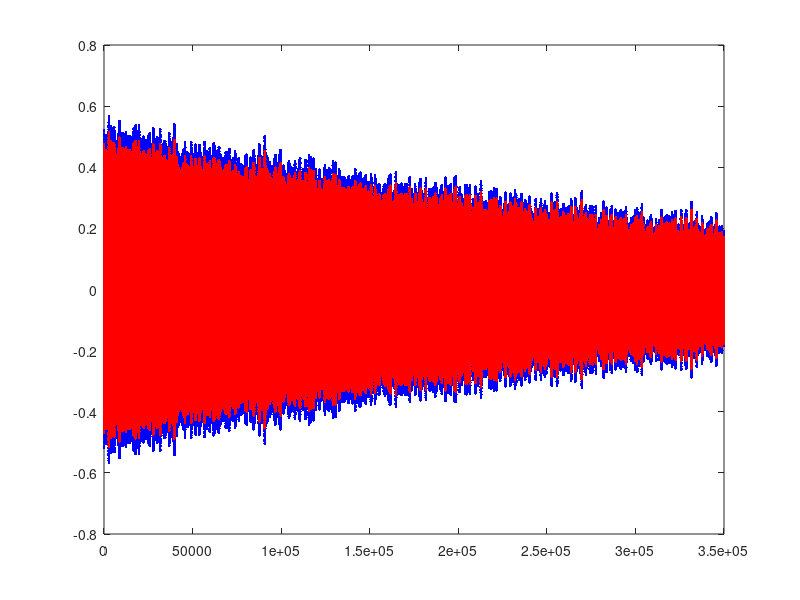
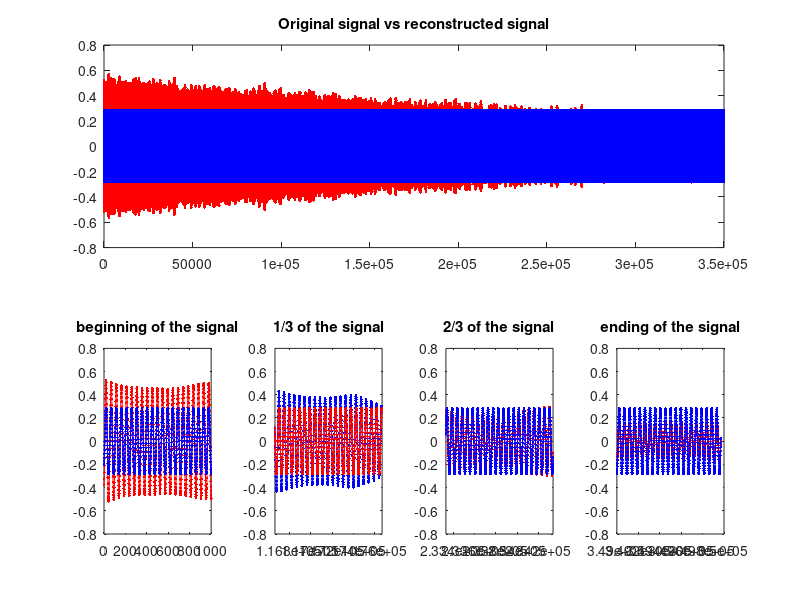

Write MATLAB code to recreate these figures, in order.
% algorythm that was designed by Detlef Amberg (see below)
% https://www.mathworks.com/matlabcentral/fileexchange/50756-fit-a-damped-sine-wave
clear
% this is your signal
load data_part.mat
% make it even number of samples
sig=sig(1:end-1);

%% ========================================================================
% A - Compute Analytic signal from measured signal
% =========================================================================
xx=zeros(1,10);
sigiq=zeros(size(sig));
a0=2/(pi*(0+1));
a2=2/(pi*(2+1));
a4=2/(pi*(4+1));
n=length(sig);

for(k=1:n)
    %calc anlytic signal, 10th order FIR
    xx(1) = sig(k);
    sigiq(k)= xx(5)+ ...
        j*((xx(1)-xx(10))*a0+(xx(2)-xx(8))*a2+(xx(4)-xx(6))*a4);
    xx=[sig(k) xx(1:9)];
end;

% analytic signal with FFT
% freq = 2085.9483Hz
if(0)
    spsig=fft(sig);
    spsig((n/2+1):end)=0;
    sigiq=ifft(spsig);
end;
plot(1:n,real(sigiq),'b.-',1:n,imag(sigiq),'r.-');

% phase run for all of sigiq
%dang=unwrap(angle(sigiq));

%% ========================================================================
% B - convert analytic signal into angles
% =========================================================================
% better: sum up difference phase for any sample
% determine angle between each sample
dang=angle(sigiq(1:end-1)./sigiq(2:end));
% sum the angles to create 
dang=cumsum(dang);

% throw away filter transient
dang=dang(30:end);

%angle difference
diffdang=max(dang)-min(dang);
n=length(dang);

%% ========================================================================
% C - Determine frequency
% =========================================================================
% time needed for one cycle
tau=2*pi*(n/100000)/diffdang;

% 2085.9351Hz, inverse of tau
ff = 1/tau

% adjusted for 0 phase difference at the beginning by hand
% adjusted for 0 phase difference at the end by design
% in between the accumulated phase jitter of the sampled signal
% imho this is a systematic error
sigr1=max(abs(sig)*0.5)*cos(2*pi*ff*(-18+(0:n-1))/100000);


figure
subplot(2,1,1)
plot(1:n,sig(1:n),'r.-',1:n,sigr1,'b.-');
title(['\fontsize{15}Original signal vs reconstructed signal']);



% variable to determine length of zoom on the x axis
zoomLevel = 1000;

% Graph bottom left
subplot(2,4,5)
plot(1:n,sig(1:n),'r.-',1:n,sigr1,'b.-');
xlim([0 zoomLevel])
title('\fontsize{15}beginning of the signal');

% graph bottom middle-left
subplot(2,4,6)
plot(1:n,sig(1:n),'b.-',1:n,sigr1,'r.-');
xlim([length(sig)/3 length(sig)/3 + zoomLevel])
title('\fontsize{15}1/3 of the signal');

% graph bottom middle-right
subplot(2,4,7)
plot(1:n,sig(1:n),'r.-',1:n,sigr1,'b.-');
xlim([length(sig)/3 *2 length(sig)/3 *2 + zoomLevel])
title('\fontsize{15}2/3 of the signal');

% Graph bottom right
subplot(2,4,8)
plot(1:n,sig(1:n),'r.-',1:n,sigr1,'b.-');
xlim([length(sig) - zoomLevel  length(sig)])
title('\fontsize{15}ending of the signal');return